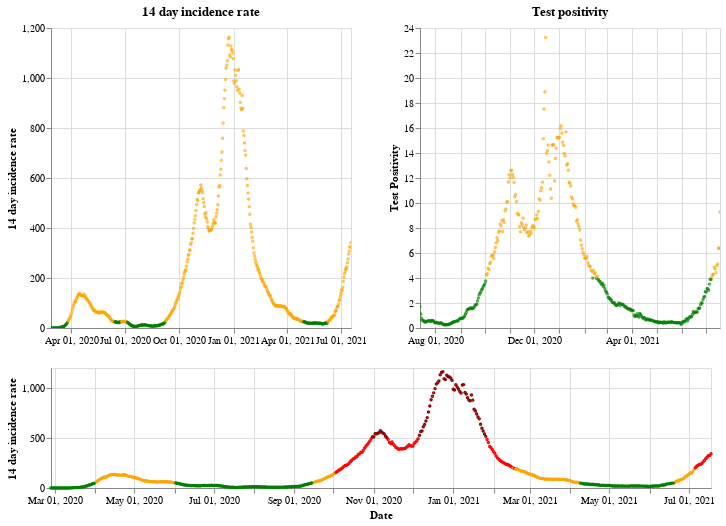

The notebook cell this image was saved under:
### Markdown cell above
## Wales

### Code cell
plot_traffic_light('Wales')

### Figure 1 — Vega-Lite specification as saved in the notebook (floating-point values rounded to 4 significant figures; data arrays with more than 128 entries replaced by an {"elided": "..."} marker saying what was removed)
{"config": {"view": {"continuousWidth": 400, "continuousHeight": 300}}, "vconcat": [{"hconcat": [{"mark": {"type": "point", "size": 2}, "encoding": {"color": {"condition": {"value": "green", "test": "(datum.twoWeeklyCasesRate <= 25)"}, "value": "orange"}, "tooltip": [{"type": "nominal", "field": "areaName"}, {"type": "temporal", "field": "date"}, {"type": "quantitative", "field": "twoWeeklyCasesRate"}, {"type": "quantitative", "field": "testPositivity"}], "x": {"type": "temporal", "axis": {"title": ""}, "field": "date", "scale": {"domain": {"selection": "DateBrush"}}, "timeUnit": "yearmonthdate"}, "y": {"type": "quantitative", "axis": {"title": "14 day incidence rate"}, "field": "twoWeeklyCasesRate"}}, "title": "14 day incidence rate", "width": 300}, {"mark": {"type": "point", "size": 2}, "encoding": {"color": {"condition": {"value": "green", "test": "(datum.testPositivity <= 4)"}, "value": "orange"}, "tooltip": [{"type": "nominal", "field": "areaName"}, {"type": "temporal", "field": "date"}, {"type": "quantitative", "field": "twoWeeklyCasesRate"}, {"type": "quantitative", "field": "testPositivity"}], "x": {"type": "temporal", "axis": {"title": ""}, "field": "date", "scale": {"domain": {"selection": "DateBrush"}}, "timeUnit": "yearmonthdate"}, "y": {"type": "quantitative", "axis": {"title": "Test Positivity"}, "field": "testPositivity"}}, "title": "Test positivity", "width": 300}]}, {"layer": [{"mark": {"type": "point", "size": 2}, "encoding": {"color": {"condition": {"value": "orange", "test": "(((datum.testPositivity < 4) && (datum.twoWeeklyCasesRate >= 50)) && (datum.twoWeeklyCasesRate < 200))"}, "value": "red"}, "opacity": {"condition": {"value": 1, "test": "((datum.twoWeeklyCasesRate >= 50) && (datum.twoWeeklyCasesRate < 500))"}, "value": 0}, "tooltip": [{"type": "nominal", "field": "areaName"}, {"type": "temporal", "field": "date"}, {"type": "quantitative", "field": "twoWeeklyCasesRate"}, {"type": "quantitative", "field": "testPositivity"}], "x": {"type": "temporal", "axis": {"title": "Date"}, "field": "date", "timeUnit": "yearmonthdate"}, "y": {"type": "quantitative", "axis": {"title": "14 day incidence rate"}, "field": "twoWeeklyCasesRate"}}, "selection": {"DateBrush": {"type": "interval", "encodings": ["x"], "fields": ["Time"]}}}, {"mark": {"type": "point", "size": 2}, "encoding": {"color": {"value": "darkred"}, "opacity": {"condition": {"value": 1, "test": "(datum.twoWeeklyCasesRate >= 500)"}, "value": 0}, "tooltip": [{"type": "nominal", "field": "areaName"}, {"type": "temporal", "field": "date"}, {"type": "quantitative", "field": "twoWeeklyCasesRate"}, {"type": "quantitative", "field": "testPositivity"}], "x": {"type": "temporal", "axis": {"title": "Date"}, "field": "date", "timeUnit": "yearmonthdate"}, "y": {"type": "quantitative", "axis": {"title": "14 day incidence rate"}, "field": "twoWeeklyCasesRate"}}}, {"mark": {"type": "point", "size": 2}, "encoding": {"color": {"condition": {"value": "green", "test": "((datum.testPositivity < 4) && (datum.twoWeeklyCasesRate < 50))"}, "value": "orange"}, "opacity": {"condition": {"value": 1, "test": "(datum.twoWeeklyCasesRate < 50)"}, "value": 0}, "tooltip": [{"type": "nominal", "field": "areaName"}, {"type": "temporal", "field": "date"}, {"type": "quantitative", "field": "twoWeeklyCasesRate"}, {"type": "quantitative", "field": "testPositivity"}], "x": {"type": "temporal", "axis": {"title": "Date"}, "field": "date", "timeUnit": "yearmonthdate"}, "y": {"type": "quantitative", "axis": {"title": "14 day incidence rate"}, "field": "twoWeeklyCasesRate"}}}], "height": 120, "width": 660}], "data": {"name": "data-38a14d7b1242b08e9a2f90bcf65d1695"}, "$schema": "https://vega.github.io/schema/vega-lite/v4.8.1.json", "datasets": {"data-38a14d7b1242b08e9a2f90bcf65d1695": {"elided": "508 records"}}}
